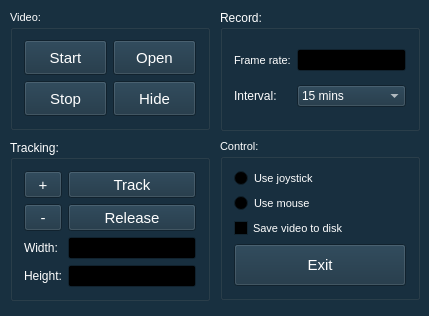
<?xml version="1.0" encoding="UTF-8"?>
<ui version="4.0">
 <class>MainWindow</class>
 <widget class="QMainWindow" name="MainWindow">
  <property name="enabled">
   <bool>true</bool>
  </property>
  <property name="geometry">
   <rect>
    <x>0</x>
    <y>0</y>
    <width>429</width>
    <height>316</height>
   </rect>
  </property>
  <property name="palette">
   <palette>
    <active>
     <colorrole role="WindowText">
      <brush brushstyle="SolidPattern">
       <color alpha="255">
        <red>255</red>
        <green>255</green>
        <blue>255</blue>
       </color>
      </brush>
     </colorrole>
     <colorrole role="Button">
      <brush brushstyle="SolidPattern">
       <color alpha="255">
        <red>24</red>
        <green>48</green>
        <blue>64</blue>
       </color>
      </brush>
     </colorrole>
     <colorrole role="Light">
      <brush brushstyle="SolidPattern">
       <color alpha="255">
        <red>31</red>
        <green>53</green>
        <blue>72</blue>
       </color>
      </brush>
     </colorrole>
     <colorrole role="Midlight">
      <brush brushstyle="SolidPattern">
       <color alpha="255">
        <red>30</red>
        <green>60</green>
        <blue>80</blue>
       </color>
      </brush>
     </colorrole>
     <colorrole role="Dark">
      <brush brushstyle="SolidPattern">
       <color alpha="255">
        <red>12</red>
        <green>24</green>
        <blue>32</blue>
       </color>
      </brush>
     </colorrole>
     <colorrole role="Mid">
      <brush brushstyle="SolidPattern">
       <color alpha="255">
        <red>16</red>
        <green>32</green>
        <blue>42</blue>
       </color>
      </brush>
     </colorrole>
     <colorrole role="Text">
      <brush brushstyle="SolidPattern">
       <color alpha="255">
        <red>255</red>
        <green>255</green>
        <blue>255</blue>
       </color>
      </brush>
     </colorrole>
     <colorrole role="ButtonText">
      <brush brushstyle="SolidPattern">
       <color alpha="255">
        <red>255</red>
        <green>255</green>
        <blue>255</blue>
       </color>
      </brush>
     </colorrole>
     <colorrole role="Base">
      <brush brushstyle="SolidPattern">
       <color alpha="255">
        <red>0</red>
        <green>0</green>
        <blue>0</blue>
       </color>
      </brush>
     </colorrole>
     <colorrole role="Window">
      <brush brushstyle="SolidPattern">
       <color alpha="255">
        <red>24</red>
        <green>48</green>
        <blue>64</blue>
       </color>
      </brush>
     </colorrole>
     <colorrole role="Shadow">
      <brush brushstyle="SolidPattern">
       <color alpha="255">
        <red>0</red>
        <green>0</green>
        <blue>0</blue>
       </color>
      </brush>
     </colorrole>
    </active>
    <inactive>
     <colorrole role="WindowText">
      <brush brushstyle="SolidPattern">
       <color alpha="255">
        <red>255</red>
        <green>255</green>
        <blue>255</blue>
       </color>
      </brush>
     </colorrole>
     <colorrole role="Button">
      <brush brushstyle="SolidPattern">
       <color alpha="255">
        <red>24</red>
        <green>48</green>
        <blue>64</blue>
       </color>
      </brush>
     </colorrole>
     <colorrole role="Light">
      <brush brushstyle="SolidPattern">
       <color alpha="255">
        <red>31</red>
        <green>53</green>
        <blue>72</blue>
       </color>
      </brush>
     </colorrole>
     <colorrole role="Midlight">
      <brush brushstyle="SolidPattern">
       <color alpha="255">
        <red>30</red>
        <green>60</green>
        <blue>80</blue>
       </color>
      </brush>
     </colorrole>
     <colorrole role="Dark">
      <brush brushstyle="SolidPattern">
       <color alpha="255">
        <red>12</red>
        <green>24</green>
        <blue>32</blue>
       </color>
      </brush>
     </colorrole>
     <colorrole role="Mid">
      <brush brushstyle="SolidPattern">
       <color alpha="255">
        <red>16</red>
        <green>32</green>
        <blue>42</blue>
       </color>
      </brush>
     </colorrole>
     <colorrole role="Text">
      <brush brushstyle="SolidPattern">
       <color alpha="255">
        <red>255</red>
        <green>255</green>
        <blue>255</blue>
       </color>
      </brush>
     </colorrole>
     <colorrole role="ButtonText">
      <brush brushstyle="SolidPattern">
       <color alpha="255">
        <red>255</red>
        <green>255</green>
        <blue>255</blue>
       </color>
      </brush>
     </colorrole>
     <colorrole role="Base">
      <brush brushstyle="SolidPattern">
       <color alpha="255">
        <red>0</red>
        <green>0</green>
        <blue>0</blue>
       </color>
      </brush>
     </colorrole>
     <colorrole role="Window">
      <brush brushstyle="SolidPattern">
       <color alpha="255">
        <red>24</red>
        <green>48</green>
        <blue>64</blue>
       </color>
      </brush>
     </colorrole>
     <colorrole role="Shadow">
      <brush brushstyle="SolidPattern">
       <color alpha="255">
        <red>0</red>
        <green>0</green>
        <blue>0</blue>
       </color>
      </brush>
     </colorrole>
    </inactive>
    <disabled>
     <colorrole role="WindowText">
      <brush brushstyle="SolidPattern">
       <color alpha="255">
        <red>12</red>
        <green>24</green>
        <blue>32</blue>
       </color>
      </brush>
     </colorrole>
     <colorrole role="Button">
      <brush brushstyle="SolidPattern">
       <color alpha="255">
        <red>24</red>
        <green>48</green>
        <blue>64</blue>
       </color>
      </brush>
     </colorrole>
     <colorrole role="Light">
      <brush brushstyle="SolidPattern">
       <color alpha="255">
        <red>31</red>
        <green>53</green>
        <blue>72</blue>
       </color>
      </brush>
     </colorrole>
     <colorrole role="Midlight">
      <brush brushstyle="SolidPattern">
       <color alpha="255">
        <red>30</red>
        <green>60</green>
        <blue>80</blue>
       </color>
      </brush>
     </colorrole>
     <colorrole role="Dark">
      <brush brushstyle="SolidPattern">
       <color alpha="255">
        <red>12</red>
        <green>24</green>
        <blue>32</blue>
       </color>
      </brush>
     </colorrole>
     <colorrole role="Mid">
      <brush brushstyle="SolidPattern">
       <color alpha="255">
        <red>16</red>
        <green>32</green>
        <blue>42</blue>
       </color>
      </brush>
     </colorrole>
     <colorrole role="Text">
      <brush brushstyle="SolidPattern">
       <color alpha="255">
        <red>12</red>
        <green>24</green>
        <blue>32</blue>
       </color>
      </brush>
     </colorrole>
     <colorrole role="ButtonText">
      <brush brushstyle="SolidPattern">
       <color alpha="255">
        <red>12</red>
        <green>24</green>
        <blue>32</blue>
       </color>
      </brush>
     </colorrole>
     <colorrole role="Base">
      <brush brushstyle="SolidPattern">
       <color alpha="255">
        <red>24</red>
        <green>48</green>
        <blue>64</blue>
       </color>
      </brush>
     </colorrole>
     <colorrole role="Window">
      <brush brushstyle="SolidPattern">
       <color alpha="255">
        <red>24</red>
        <green>48</green>
        <blue>64</blue>
       </color>
      </brush>
     </colorrole>
     <colorrole role="Shadow">
      <brush brushstyle="SolidPattern">
       <color alpha="255">
        <red>0</red>
        <green>0</green>
        <blue>0</blue>
       </color>
      </brush>
     </colorrole>
    </disabled>
   </palette>
  </property>
  <property name="windowTitle">
   <string>TrackCam</string>
  </property>
  <widget class="QWidget" name="centralWidget">
   <widget class="QCustomGroupBox" name="groupBox">
    <property name="geometry">
     <rect>
      <x>10</x>
      <y>10</y>
      <width>200</width>
      <height>120</height>
     </rect>
    </property>
    <property name="font">
     <font>
      <pointsize>8</pointsize>
     </font>
    </property>
    <property name="autoFillBackground">
     <bool>false</bool>
    </property>
    <property name="title">
     <string notr="true" comment="asd ">Video:</string>
    </property>
    <layout class="QGridLayout" name="gridLayout_2">
     <item row="1" column="0">
      <widget class="QCustomButton" name="Stop">
       <property name="sizePolicy">
        <sizepolicy hsizetype="Preferred" vsizetype="Preferred">
         <horstretch>0</horstretch>
         <verstretch>0</verstretch>
        </sizepolicy>
       </property>
       <property name="font">
        <font>
         <pointsize>11</pointsize>
        </font>
       </property>
       <property name="text">
        <string>Stop</string>
       </property>
      </widget>
     </item>
     <item row="0" column="0">
      <widget class="QCustomButton" name="Start">
       <property name="sizePolicy">
        <sizepolicy hsizetype="Preferred" vsizetype="Preferred">
         <horstretch>0</horstretch>
         <verstretch>0</verstretch>
        </sizepolicy>
       </property>
       <property name="font">
        <font>
         <pointsize>11</pointsize>
        </font>
       </property>
       <property name="text">
        <string>Start</string>
       </property>
      </widget>
     </item>
     <item row="0" column="2">
      <widget class="QCustomButton" name="OpenFile">
       <property name="sizePolicy">
        <sizepolicy hsizetype="Preferred" vsizetype="Preferred">
         <horstretch>0</horstretch>
         <verstretch>0</verstretch>
        </sizepolicy>
       </property>
       <property name="font">
        <font>
         <pointsize>11</pointsize>
        </font>
       </property>
       <property name="text">
        <string>Open</string>
       </property>
      </widget>
     </item>
     <item row="1" column="2">
      <widget class="QCustomButton" name="ShowHide">
       <property name="sizePolicy">
        <sizepolicy hsizetype="Preferred" vsizetype="Preferred">
         <horstretch>0</horstretch>
         <verstretch>0</verstretch>
        </sizepolicy>
       </property>
       <property name="font">
        <font>
         <pointsize>11</pointsize>
        </font>
       </property>
       <property name="text">
        <string>Hide</string>
       </property>
      </widget>
     </item>
    </layout>
   </widget>
   <widget class="QCustomGroupBox" name="groupBox_5">
    <property name="geometry">
     <rect>
      <x>220</x>
      <y>10</y>
      <width>200</width>
      <height>121</height>
     </rect>
    </property>
    <property name="autoFillBackground">
     <bool>false</bool>
    </property>
    <property name="title">
     <string notr="true" comment="asd ">Record:</string>
    </property>
    <layout class="QGridLayout" name="gridLayout_3">
     <item row="1" column="1">
      <widget class="QCustomComboBox" name="cbSavePeriod">
       <item>
        <property name="text">
         <string>15 mins</string>
        </property>
       </item>
       <item>
        <property name="text">
         <string>30 mins</string>
        </property>
       </item>
       <item>
        <property name="text">
         <string>45 mins</string>
        </property>
       </item>
       <item>
        <property name="text">
         <string>60 mins</string>
        </property>
       </item>
      </widget>
     </item>
     <item row="0" column="1">
      <widget class="QCustomEdit" name="FpsEdit"/>
     </item>
     <item row="0" column="0">
      <widget class="QLabel" name="label_7">
       <property name="font">
        <font>
         <pointsize>8</pointsize>
        </font>
       </property>
       <property name="text">
        <string>Frame rate:</string>
       </property>
      </widget>
     </item>
     <item row="1" column="0">
      <widget class="QLabel" name="label_9">
       <property name="text">
        <string>Interval:</string>
       </property>
      </widget>
     </item>
    </layout>
   </widget>
   <widget class="QCustomGroupBox" name="groupBox_8">
    <property name="geometry">
     <rect>
      <x>220</x>
      <y>139</y>
      <width>200</width>
      <height>161</height>
     </rect>
    </property>
    <property name="font">
     <font>
      <pointsize>8</pointsize>
     </font>
    </property>
    <property name="autoFillBackground">
     <bool>false</bool>
    </property>
    <property name="title">
     <string notr="true" comment="asd ">Control:</string>
    </property>
    <layout class="QGridLayout" name="gridLayout">
     <item row="5" column="0" colspan="2">
      <widget class="QCustomButton" name="btnExit">
       <property name="sizePolicy">
        <sizepolicy hsizetype="Preferred" vsizetype="Preferred">
         <horstretch>0</horstretch>
         <verstretch>0</verstretch>
        </sizepolicy>
       </property>
       <property name="font">
        <font>
         <pointsize>11</pointsize>
        </font>
       </property>
       <property name="text">
        <string>Exit</string>
       </property>
      </widget>
     </item>
     <item row="1" column="0">
      <widget class="QCustomRadio" name="radioMouse">
       <property name="text">
        <string>Use mouse</string>
       </property>
       <attribute name="buttonGroup">
        <string notr="true">buttonGroup</string>
       </attribute>
      </widget>
     </item>
     <item row="2" column="0">
      <widget class="QCustomCheckBox" name="chkRec">
       <property name="text">
        <string>Save video to disk</string>
       </property>
      </widget>
     </item>
     <item row="0" column="0">
      <widget class="QCustomRadio" name="radioJoystick">
       <property name="text">
        <string>Use joystick</string>
       </property>
       <attribute name="buttonGroup">
        <string notr="true">buttonGroup</string>
       </attribute>
      </widget>
     </item>
    </layout>
   </widget>
   <widget class="QCustomGroupBox" name="groupBox_6">
    <property name="geometry">
     <rect>
      <x>10</x>
      <y>140</y>
      <width>200</width>
      <height>161</height>
     </rect>
    </property>
    <property name="autoFillBackground">
     <bool>false</bool>
    </property>
    <property name="title">
     <string notr="true" comment="asd ">Tracking:</string>
    </property>
    <layout class="QGridLayout" name="gridLayout_4">
     <item row="4" column="1">
      <widget class="QLabel" name="label_2">
       <property name="text">
        <string>Width:</string>
       </property>
      </widget>
     </item>
     <item row="4" column="2">
      <widget class="QCustomEdit" name="EditWidth">
       <property name="inputMethodHints">
        <set>Qt::ImhNone</set>
       </property>
      </widget>
     </item>
     <item row="5" column="2">
      <widget class="QCustomEdit" name="EditHeight">
       <property name="inputMethodHints">
        <set>Qt::ImhNone</set>
       </property>
      </widget>
     </item>
     <item row="5" column="1">
      <widget class="QLabel" name="label">
       <property name="text">
        <string>Height:</string>
       </property>
      </widget>
     </item>
     <item row="3" column="1">
      <widget class="QCustomButton" name="cbtnDecrease">
       <property name="sizePolicy">
        <sizepolicy hsizetype="Preferred" vsizetype="Preferred">
         <horstretch>0</horstretch>
         <verstretch>0</verstretch>
        </sizepolicy>
       </property>
       <property name="font">
        <font>
         <pointsize>11</pointsize>
        </font>
       </property>
       <property name="text">
        <string>-</string>
       </property>
      </widget>
     </item>
     <item row="1" column="1">
      <widget class="QCustomButton" name="cbtnIncrease">
       <property name="enabled">
        <bool>true</bool>
       </property>
       <property name="sizePolicy">
        <sizepolicy hsizetype="Preferred" vsizetype="Preferred">
         <horstretch>0</horstretch>
         <verstretch>0</verstretch>
        </sizepolicy>
       </property>
       <property name="font">
        <font>
         <pointsize>11</pointsize>
        </font>
       </property>
       <property name="text">
        <string>+</string>
       </property>
      </widget>
     </item>
     <item row="1" column="2">
      <widget class="QCustomButton" name="btnTrack">
       <property name="sizePolicy">
        <sizepolicy hsizetype="Preferred" vsizetype="Preferred">
         <horstretch>0</horstretch>
         <verstretch>0</verstretch>
        </sizepolicy>
       </property>
       <property name="font">
        <font>
         <pointsize>11</pointsize>
        </font>
       </property>
       <property name="text">
        <string>Track</string>
       </property>
      </widget>
     </item>
     <item row="3" column="2">
      <widget class="QCustomButton" name="btnRelease">
       <property name="sizePolicy">
        <sizepolicy hsizetype="Preferred" vsizetype="Preferred">
         <horstretch>0</horstretch>
         <verstretch>0</verstretch>
        </sizepolicy>
       </property>
       <property name="font">
        <font>
         <pointsize>11</pointsize>
        </font>
       </property>
       <property name="text">
        <string>Release</string>
       </property>
      </widget>
     </item>
    </layout>
   </widget>
  </widget>
 </widget>
 <layoutdefault spacing="6" margin="11"/>
 <customwidgets>
  <customwidget>
   <class>QCustomGroupBox</class>
   <extends>QGroupBox</extends>
   <header>qcustomgroupbox.h</header>
   <container>1</container>
  </customwidget>
  <customwidget>
   <class>QCustomButton</class>
   <extends>QToolButton</extends>
   <header location="global">qcustombutton.h</header>
  </customwidget>
  <customwidget>
   <class>QCustomComboBox</class>
   <extends>QComboBox</extends>
   <header>qcustomcombobox.h</header>
  </customwidget>
  <customwidget>
   <class>QCustomEdit</class>
   <extends>QLineEdit</extends>
   <header location="global">qcustomedit.h</header>
  </customwidget>
  <customwidget>
   <class>QCustomRadio</class>
   <extends>QRadioButton</extends>
   <header location="global">qcustomradio.h</header>
  </customwidget>
  <customwidget>
   <class>QCustomCheckBox</class>
   <extends>QCheckBox</extends>
   <header location="global">qcustomcheckbox.h</header>
  </customwidget>
 </customwidgets>
 <resources/>
 <connections/>
 <buttongroups>
  <buttongroup name="buttonGroup"/>
 </buttongroups>
</ui>
